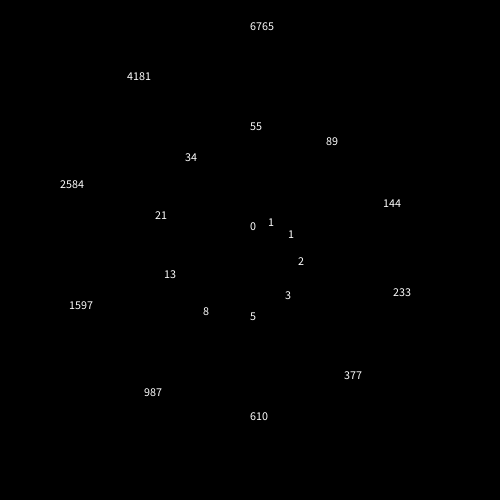
Frame 1 (no input)
Frame 60 (the mouse pressed at the canvas centre just before this capture): identical to frame 1, image omitted
Frame 120 (the mouse held since frame 60 and released just before this capture): identical to frame 1, image omitted

The Processing sketch that drew this single still picture (run headless with seeded random() and noise(); from frame 60 on, the mouse is pressed at the canvas centre):

// Processing sketch: Lab_7_pt3_fibonacci
// ── Lab_7_pt3_fibonacci.pde
int currF = 1, prevF = 0, nextF = 1;
float x, y;
float radius, midpoint, theta;

void setup()
{
  size(500, 500);
  fill(255);
  textSize(12);
  background(0);
  
  midpoint = width * 0.5f;
  radius = 20f;

  theta = 0;                             //this code block hard-codes the first digit of the sequence
  x = midpoint + sin(theta) * radius;
  y = midpoint + -cos(theta) * radius;
  text(prevF, x , y);
  theta += TWO_PI / 10;
  radius += 10;
  
  x = midpoint + sin(theta) * radius;              //this code block hard-codes the second digit of the sequence
  y = midpoint + -cos(theta) * radius;
  text(currF, x , y);
  theta += TWO_PI / 10;
  radius += 10;
}

void draw()
{
  while(nextF < 6765)                             //this while loop calculates the rest of the fibonacci numbers and also
  {                                                //calculates the x + y co-ordinates to place the digits in a spiral
    float x = midpoint + sin(theta) * radius;
    float y = midpoint + -cos(theta) * radius;
    theta += TWO_PI / 10;
    radius += 10;
    
    nextF = currF + prevF;
    text(nextF, x , y);
    prevF = currF;
    currF = nextF;
  }  
}
